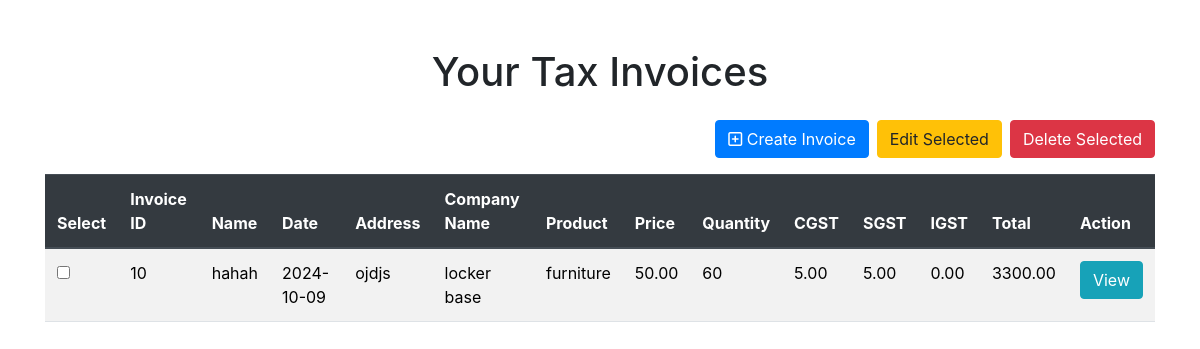
Screenshot of /public/invoice_view.php (signed in) with the database file from the repository.
### tables this page shows
CREATE TABLE `tax_invoice` (
  `id` int(11) NOT NULL,
  `user_id` int(11) DEFAULT NULL,
  `name` varchar(100) DEFAULT NULL,
  `company_name` varchar(100) DEFAULT NULL,
  `address` text DEFAULT NULL,
  `state` varchar(100) DEFAULT NULL,
  `product_name` varchar(100) DEFAULT NULL,
  `price` decimal(10,2) DEFAULT NULL,
  `quantity` int(11) DEFAULT NULL,
  `gst_rate` decimal(5,2) DEFAULT NULL,
  `cgst` decimal(5,2) DEFAULT NULL,
  `sgst` decimal(5,2) DEFAULT NULL,
  `igst` decimal(5,2) DEFAULT NULL,
  `total` decimal(10,2) DEFAULT NULL,
  `date` date DEFAULT NULL,
  `hsn_code` varchar(100) DEFAULT NULL,
  `gstin` varchar(15) DEFAULT NULL
);

### public/invoice_view.php (the view, shortened to what this page needs)
<?php
require "../config/database.php";
$user_id = $_SESSION['user_id'];
$stmt = $pdo->prepare("SELECT * FROM tax_invoice WHERE user_id = ?");
$stmt->execute([$user_id]);
$invoices = $stmt->fetchAll(PDO::FETCH_ASSOC);
?>
<!DOCTYPE html>
<html lang="en">
<head>
    <link rel="stylesheet" href="styles.css">
    <?php include "../linkcss.php" ?>
    <link rel="stylesheet" href="https://stackpath.bootstrapcdn.com/bootstrap/4.5.2/css/bootstrap.min.css">
</head>
<body>
<div class="container mt-5">
    <h1 class="text-center mb-4">Your Tax Invoices</h1>
    <form action="./process_invoices.php" method="POST">
        <div class="d-flex justify-content-end mb-3">
        <a class="btn btn-primary mr-2" href="../public/invoice_form.php">
            <i class="fa-regular fa-square-plus"></i> Create Invoice
        </a>
            <button type="submit" class="btn btn-warning mr-2" name="edit">Edit Selected</button>
            <button type="submit" class="btn btn-danger" name="delete" onclick="return confirmDelete();">Delete Selected</button>
        </div>
        <table class="table table-striped">
            <thead class="thead-dark">
                <tr>
                    <th>Select</th>
                    <th>Invoice ID</th>
                    <th>Name</th>
                    <th>Date</th>
                    <th>Address</th>
                    <th>Company Name</th>
                    <th>Product</th>
                    <th>Price</th>
                    <th>Quantity</th>
                    <th>CGST</th>
                    <th>SGST</th>
                    <th>IGST</th>
                    <th>Total</th>
                    <th>Action</th>
                </tr>
            </thead>
            <tbody>
                <?php if ($invoices): ?>
                    <?php foreach ($invoices as $invoice): ?>
                        <tr>
                            <td>
                                <input type="checkbox" name="selected_invoices[]" value="<?= htmlspecialchars($invoice['id']); ?>">
                            </td>
                            <td><?= htmlspecialchars($invoice['id']); ?></td>
                            <td><?= htmlspecialchars($invoice['name']); ?></td>
                            <td><?= htmlspecialchars(date('Y-m-d', strtotime($invoice['date']))); ?></td>
                            <td><?= htmlspecialchars($invoice['address']); ?></td>
                            <td><?= htmlspecialchars($invoice['company_name']); ?></td>
                            <td><?= htmlspecialchars($invoice['product_name']); ?></td>
                            <td><?= htmlspecialchars($invoice['price']); ?></td>
                            <td><?= htmlspecialchars($invoice['quantity']); ?></td>
                            <td><?= htmlspecialchars($invoice['cgst']); ?></td>
                            <td><?= htmlspecialchars($invoice['sgst']); ?></td>
                            <td><?= htmlspecialchars($invoice['igst']); ?></td>
                            <td><?= htmlspecialchars($invoice['total']); ?></td>
                            <td>
                                <a class="btn btn-info" href="../public/display_invoice.php?id=<?= $invoice['id']; ?>">View</a>
                            </td>
                        </tr>
                    <?php endforeach; ?>
                <?php else: ?>
                    <tr>
                        <td colspan="14" class="text-center">No Invoice Found</td>
                    </tr>
                <?php endif; ?>
            </tbody>
        </table>
    </form>
</div>
</body>
</html>

### css/styles.css (style rules this page uses)
body { padding: 0; background-color: #00a65a; }
.btn-primary { background-color: #9966cc; border-color: #9966cc; }
.btn-danger { background-color: #f44336; border-color: #f44336; }

### rows the page displays
tax_invoice: id "10", name "hahah", date "2024-10-09", address "ojdjs", company_name "locker base", product_name "furniture", price "50.00", quantity "60", cgst "5.00", sgst "5.00", igst "0.00", total "3300.00"
